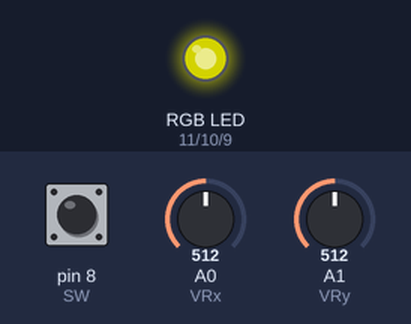
A sketch run on a simulated Arduino Uno, built with avr-gcc and run on an emulated ATmega328P. Shown: an RGB LED mixed from three pins (HIGH = lit). The inputs (shaded band) are chosen by the test bench; at power-on: A0 (VRx) = 512, A1 (VRy) = 512, pin 8 (SW) HIGH. Dim RGB values are drawn brighter than linear.

Above: at 1.2 s.
1.3 s: A0 (VRx) set to 716
At 2.5 s:
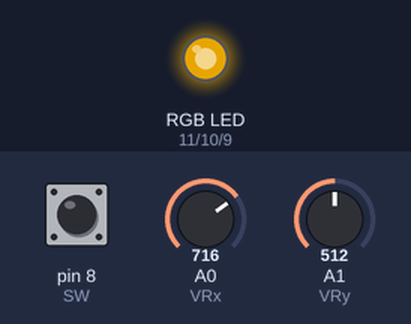
2.8 s: A1 (VRy) set to 716
At 3.8 s:
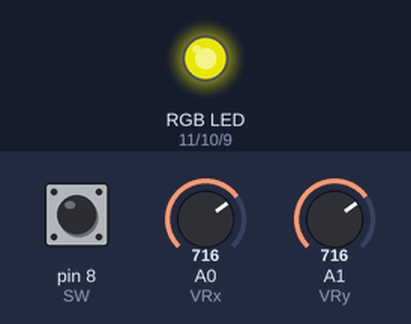
4.3 s: pin 8 (SW) pulled LOW for 0.15 s
At 4.9 s:
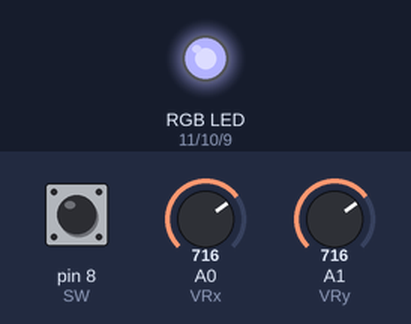
5.9 s: A0 (VRx) set to 900
At 6.3 s:
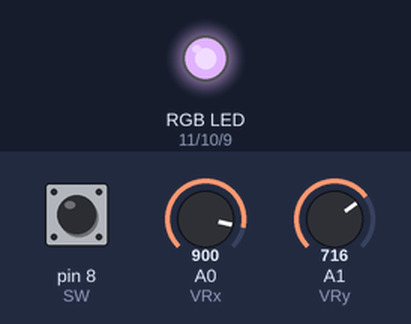
7.4 s: A1 (VRy) set to 900
At 8.6 s:
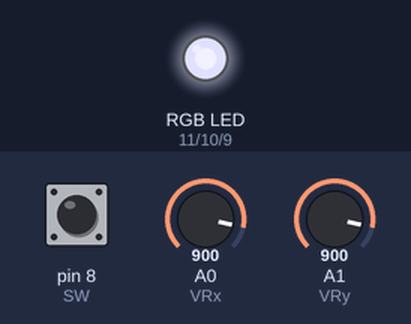
8.9 s: pin 8 (SW) pulled LOW for 1 s
At 9.8 s:
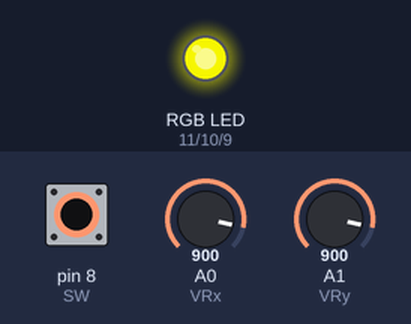
Timing chart, 0 to 11.9 s (numbered marks = the images above; inputs shaded):
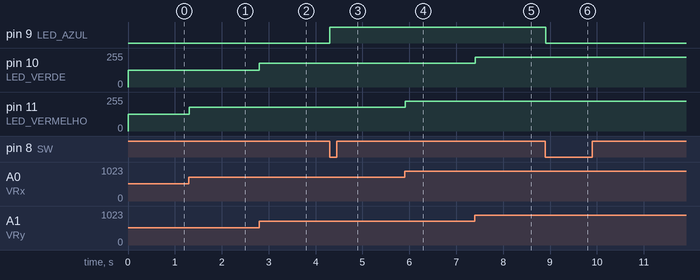

The sketch:

Led_joystick.ino
```cpp
#define VRx A0
#define VRy A1
#define SW 8
#define LED_VERMELHO 11
#define LED_VERDE 10
#define LED_AZUL 9


bool estadoAzul = false;       // Guarda se o LED azul está ligado ou desligado
bool ultimoEstadoBotao = HIGH; // O botão com INPUT_PULLUP começa em HIGH

void setup() {
  pinMode(SW, INPUT_PULLUP);

  pinMode(LED_VERMELHO, OUTPUT);
  pinMode(LED_VERDE, OUTPUT);
  pinMode(LED_AZUL, OUTPUT);

}

void loop() {
  analogWrite(LED_VERMELHO, map(analogRead(VRx), 0, 1023, 0, 255));
  analogWrite(LED_VERDE,    map(analogRead(VRy), 0, 1023, 0, 255));

  bool estadoBotao = digitalRead(SW);

  // Verifica se o botão foi pressionado (foi de HIGH para LOW)
  if (estadoBotao == LOW && ultimoEstadoBotao == HIGH) {
  estadoAzul = !estadoAzul;
  }
  ultimoEstadoBotao = estadoBotao;


  digitalWrite(LED_AZUL, estadoAzul);

  delay(10);

}
```

Measured:
- after the input at 1.3 s, pin 11 (LED_VERMELHO): 127/255 → 178/255 at once
- after the input at 2.8 s, pin 10 (LED_VERDE): 127/255 → 178/255 at once
- after the input at 4.3 s, pin 9 (LED_AZUL): LOW → HIGH at once
- after the input at 5.9 s, pin 11 (LED_VERMELHO): 178/255 → 224/255 at once
- after the input at 7.4 s, pin 10 (LED_VERDE): 178/255 → 224/255 at once
- after the input at 8.9 s, pin 9 (LED_AZUL): HIGH → LOW at once
